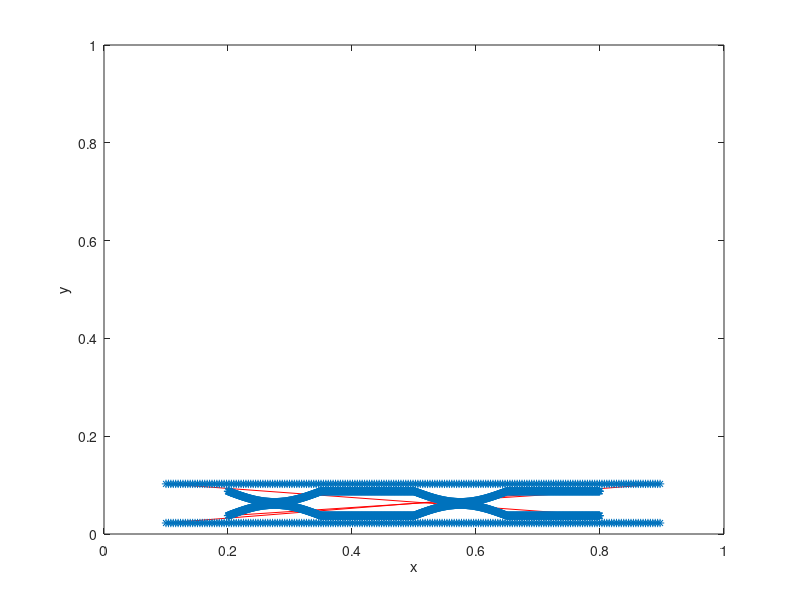

Here is the MATLAB script that generated this plot:
%-------------------------------------------------------------------------------------------------------------------%
%
% IB2d is an Immersed Boundary Code (IB) for solving fully coupled non-linear 
% 	fluid-structure interaction models. This version of the code is based off of
%	Peskin's Immersed Boundary Method Paper in Acta Numerica, 2002.
%
% Author: Nicholas A. Battista
% Email:  nickabattista@gmail.com
% Date Created: January 8th, 2018
% Institution: UNC-CH
%
% This code is capable of creating Lagrangian Structures using:
% 	1. Springs
% 	2. Beams (torsional springs, non-invariant beams)
% 	3. Target Points
%	4. Muscle-Model (combined Force-Length-Velocity model, "HIll+(Length-Tension)")
%
% One is able to update those Lagrangian Structure parameters, e.g., spring constants, resting lengths, etc
% 
% There are a number of built in Examples, mostly used for teaching purposes. 
% 
% If you would like us to add a specific muscle model, please let Nick (nickabattista@gmail.com) know.
%
%--------------------------------------------------------------------------------------------------------------------%

%%%%%%%%%%%%%%%%%%%%%%%%%%%%%%%%%%%%%%%%%%%%%%%%%%%%%%%%%%%%%%%%%%%%%%%%%%%%%%%%%%%%%%
%
% FUNCTION: creates the geometry and prints associated input files
%
%%%%%%%%%%%%%%%%%%%%%%%%%%%%%%%%%%%%%%%%%%%%%%%%%%%%%%%%%%%%%%%%%%%%%%%%%%%%%%%%%%%%%%

function Make_Your_Geometry_and_Input_Files()

%
% Grid Parameters (MAKE SURE MATCHES IN input2d !!!)
%
Nx =  1024;      % # of Eulerian Grid Pts. in x-Direction (MUST BE EVEN!!!)
Lx = 1.0;        % Length of Eulerian Grid in x-Direction
dx = Lx/Nx;      % Grid spatial resolution

Ny = 128;        % # of Eulerian Grid Pts. in y-Direction (MUST BE EVEN!!!)
Ly = 0.125;      % Length of Eulerian Grid in y-Direction

%
% Immersed Structure Geometric / Dynamic Parameters %
%
ds = 0.5*dx;                % Lagrangian Pt. Spacing (2x resolution of Eulerian grid)
struct_name = 'sea_spider'; % Name for .vertex, .spring, etc files. (must match what's in 'input2d')
legD = 0.08;                % leg diameter
gutD = 0.5*0.1;             % gut diameter

% Call function to construct geometry
[xLag,yLag,Ninfo] = give_Me_Immsersed_Boundary_Geometry(ds,Nx,Lx,legD,gutD);

% Call function to construct initial background concentration
[Concentration,~] = give_Me_Initial_Concentration(Lx,Ly,Nx,Ny,dx,legD,gutD);


% Plot Geometry to test
plot(xLag,yLag,'r-'); hold on;
plot(xLag,yLag,'*'); hold on;
xlabel('x'); ylabel('y');
axis([0 Lx 0 Lx]);

% Prints USEFUL INFO FOR UPDATE_SPRINGS to screen:
fprintf('\n\n USEFUL FOR UPDATE_SPRINGS: \n');
fprintf(' gutD: %d  (gut diameter)\n',gutD);
fprintf(' Ninfo(1): %d  (# of pts on top of gut)\n',Ninfo(1));
fprintf(' Ninfo(2): %d  (# of pts in gut)\n',Ninfo(2));
fprintf(' Ninfo(3): %d  (# of pts before bottom of gut)\n\n\n',Ninfo(3));

% Prints .vertex file!
print_Lagrangian_Vertices(xLag,yLag,struct_name);


% Prints .spring file!
k_Spring_Adj = 5e7;                   % Spring stiffness (adjacent lag. pts)
k_Spring_Across = 1e3;                % Spring stiffness (across)
ds_Adj = ds;                          % Spring resting length (adjacent)
ds_Across = legD;                     % Spring resting length (across)
print_Lagrangian_Springs(xLag,yLag,k_Spring_Adj,k_Spring_Across,ds_Adj,ds_Across,struct_name,Ninfo)


% Prints .beam (torsional spring) file !
%k_Beam = 1e8;               % Beam Stiffness (does not need to be equal for all beams)
%C = 0;                      % "Curvature" of initial configuration
%print_Lagrangian_Beams(xLag,yLag,k_Beam,C,struct_name,Ninfo);


% Prints .nonInv_beam (torsional spring) file !
k_Beam = 1e7;               % Beam Stiffness (does not need to be equal for all beams)
print_Lagrangian_nonInv_Beams(xLag,yLag,k_Beam,struct_name,Ninfo)


% Prints .target file!
k_Target = 1e6;
print_Lagrangian_Target_Pts(xLag,k_Target,struct_name,Ninfo);

% Prints .porous file!
alpha = 1e-4; 
print_Lagrangian_Porosity(xLag,alpha,struct_name,Ninfo)

% Prints .concentration file!
print_Concentration_Info(Nx,Ny,Concentration,struct_name);


%%%%%%%%%%%%%%%%%%%%%%%%%%%%%%%%%%%%%%%%%%%%%%%%%%%%%%%%%%%%%%%%%%%%%%%%
%
% FUNCTION: prints VERTEX points to a file called 'struct_name'.vertex
%
%%%%%%%%%%%%%%%%%%%%%%%%%%%%%%%%%%%%%%%%%%%%%%%%%%%%%%%%%%%%%%%%%%%%%%%%

function print_Lagrangian_Vertices(xLag,yLag,struct_name)

    N = length(xLag); % Total # of Lag. Pts

    vertex_fid = fopen([struct_name '.vertex'], 'w');

    fprintf(vertex_fid, '%d\n', N );

    %Loops over all Lagrangian Pts.
    for s = 1:N
        X_v = xLag(s);
        Y_v = yLag(s);
        fprintf(vertex_fid, '%1.16e %1.16e\n', X_v, Y_v);
    end

    fclose(vertex_fid);

    
%%%%%%%%%%%%%%%%%%%%%%%%%%%%%%%%%%%%%%%%%%%%%%%%%%%%%%%%%%%%%%%%%%%%%%%%
%
% FUNCTION: prints TARGET points to a file called 'struct_name'.target
%
%%%%%%%%%%%%%%%%%%%%%%%%%%%%%%%%%%%%%%%%%%%%%%%%%%%%%%%%%%%%%%%%%%%%%%%%

function print_Lagrangian_Target_Pts(xLag,k_Target,struct_name,Ninfo)

    % Ninfo(2): # of lag. pts. before leg (outer tube) geometry

    N = length(xLag)-Ninfo(2);

    target_fid = fopen([struct_name '.target'], 'w');

    fprintf(target_fid, '%d\n', N );

    % Hold ends of gut in place
    fprintf(target_fid, '%d %1.16e\n', 1, k_Target);
    fprintf(target_fid, '%d %1.16e\n', Ninfo(1), k_Target);
    fprintf(target_fid, '%d %1.16e\n', Ninfo(1)+1, k_Target);    
    fprintf(target_fid, '%d %1.16e\n', Ninfo(2), k_Target);

    
    %Loops over all Lagrangian Pts.
    for s = Ninfo(2)+1:length(xLag)
        fprintf(target_fid, '%d %1.16e\n', s, k_Target);
    end

    fclose(target_fid);   

%%%%%%%%%%%%%%%%%%%%%%%%%%%%%%%%%%%%%%%%%%%%%%%%%%%%%%%%%%%%%%%%%%%%%%%%
%
% FUNCTION: prints POROSITY points to a file called 'struct_name'.porous
%
%%%%%%%%%%%%%%%%%%%%%%%%%%%%%%%%%%%%%%%%%%%%%%%%%%%%%%%%%%%%%%%%%%%%%%%%

function print_Lagrangian_Porosity(xLag,alpha,struct_name,Ninfo)

    % Ninfo(2): # of lag. pts. before leg (outer tube) geometry

    N = length(xLag)-Ninfo(2);
    
    porous_fid = fopen([struct_name '.porous'], 'w');

    fprintf(porous_fid, '%d\n', N );

    %Loops over all Lagrangian Pts.
    for s = Ninfo(2)+1:length(xLag)
        if s == Ninfo(2)+1
            fprintf(porous_fid, '%d %1.16e %1.16e\n', s, alpha,-2);      
        elseif s == Ninfo(2)+2
            fprintf(porous_fid, '%d %1.16e %1.16e\n', s, alpha,-1);
        elseif s== Ninfo(3)-1
            fprintf(porous_fid, '%d %1.16e %1.16e\n', s, alpha,1);
        elseif s==Ninfo(3)
            fprintf(porous_fid, '%d %1.16e %1.16e\n', s, alpha,2);
        elseif s == Ninfo(3)+1
            fprintf(porous_fid, '%d %1.16e %1.16e\n', s, alpha,-2);      
        elseif s == Ninfo(3)+2
            fprintf(porous_fid, '%d %1.16e %1.16e\n', s, alpha,-1);
        elseif s== length(xLag)-1
            fprintf(porous_fid, '%d %1.16e %1.16e\n', s, alpha,1);
        elseif s== length(xLag)
            fprintf(porous_fid, '%d %1.16e %1.16e\n', s, alpha,2);
        else
            fprintf(porous_fid, '%d %1.16e %1.16e\n', s, alpha,0);
        end
    end

    fclose(porous_fid); 

%%%%%%%%%%%%%%%%%%%%%%%%%%%%%%%%%%%%%%%%%%%%%%%%%%%%%%%%%%%%%%%%%%%%%%%%
%
% FUNCTION: prints CONCENTRATION INFO to file called
%           'struct_name'.concentration
%
%%%%%%%%%%%%%%%%%%%%%%%%%%%%%%%%%%%%%%%%%%%%%%%%%%%%%%%%%%%%%%%%%%%%%%%%
    
function print_Concentration_Info(Nx,Ny,C,struct_name)

    con_fid = fopen([struct_name '.concentration'], 'w');

    for i=1:Ny
        for j=1:Nx
            fprintf(con_fid, '%1.16e ', C(i,j) );
        end
        fprintf(con_fid,'\n');
    end    
        
    
%%%%%%%%%%%%%%%%%%%%%%%%%%%%%%%%%%%%%%%%%%%%%%%%%%%%%%%%%%%%%%%%%%%%%%%%
%
% FUNCTION: prints SPRING points to a file called 'struct_name'.spring
%
%%%%%%%%%%%%%%%%%%%%%%%%%%%%%%%%%%%%%%%%%%%%%%%%%%%%%%%%%%%%%%%%%%%%%%%%

function print_Lagrangian_Springs(xLag,yLag,k_Spring_Adj,k_Spring_Across,ds_Adj,ds_Across,struct_name,Ninfo)

    N = Ninfo(2)-2 + Ninfo(1); % adjacent and then across

    spring_fid = fopen([struct_name '.spring'], 'w');

    fprintf(spring_fid, '%d\n', N );    % Print # of springs 

    %SPRINGS ACROSS GUT
    for s = 1:Ninfo(1)
        sTOP = s;
        sBOT = s+Ninfo(1);
        ds_Across = sqrt( (xLag(sTOP)-xLag(sBOT))^2 + (yLag(sTOP)-yLag(sBOT))^2 );
        if ( (s < 50) || ( s > Ninfo(1)-50) )
            fprintf(spring_fid, '%d %d %1.16e %1.16e\n', sTOP, sBOT, 1e-1, ds_Across);
        else
            fprintf(spring_fid, '%d %d %1.16e %1.16e\n', sTOP, sBOT, k_Spring_Across, ds_Across);
        end
    end
    
    
    %SPRINGS ADJACENT VERTICES (top)
    for s = 1:Ninfo(1)-1
        fprintf(spring_fid, '%d %d %1.16e %1.16e\n', s, s+1, k_Spring_Adj, ds_Adj);  
    end
    
    %SPRINGS ADJACENT VERTICES (bot)
    for s = Ninfo(1)+1:Ninfo(2)-1
        fprintf(spring_fid, '%d %d %1.16e %1.16e\n', s, s+1, k_Spring_Adj, ds_Adj);  
    end
    

    fclose(spring_fid);      

    
    
%%%%%%%%%%%%%%%%%%%%%%%%%%%%%%%%%%%%%%%%%%%%%%%%%%%%%%%%%%%%%%%%%%%%%%%%%%%%%%%%%%%%%
%
% FUNCTION: prints BEAM (Torsional Spring) points to a file called 'struct_name'.beam
%
%%%%%%%%%%%%%%%%%%%%%%%%%%%%%%%%%%%%%%%%%%%%%%%%%%%%%%%%%%%%%%%%%%%%%%%%%%%%%%%%%%%%%

function print_Lagrangian_Beams(xLag,yLag,k_Beam,C,struct_name,Ninfo)

    % k_Beam: beam stiffness
    % C: beam curvature
    
    N = Ninfo(2)-4; % among adjacent lag points

    beam_fid = fopen([struct_name '.beam'], 'w');

    fprintf(beam_fid, '%d\n', N );

    %spring_force = kappa_spring*ds/(ds^2);

    %BEAMS BETWEEN VERTICES (TOP)
    for s = 2:Ninfo(1)-1
        fprintf(beam_fid, '%d %d %d %1.16e %1.16e\n',s-1, s, s+1, k_Beam, C );  
    end
    
    %BEAMS BETWEEN VERTICES (BOT)
    for s = Ninfo(1)+2:Ninfo(2)-1
        fprintf(beam_fid, '%d %d %d %1.16e %1.16e\n',s-1, s, s+1, k_Beam, C );  
    end
    
   
    fclose(beam_fid); 
    
%%%%%%%%%%%%%%%%%%%%%%%%%%%%%%%%%%%%%%%%%%%%%%%%%%%%%%%%%%%%%%%%%%%%%%%%%%%%%%%%%%%%%
%
% FUNCTION: prints BEAM (NON-INVARIANT) points to a file called 'struct_name'.nonInv_beam
%
%%%%%%%%%%%%%%%%%%%%%%%%%%%%%%%%%%%%%%%%%%%%%%%%%%%%%%%%%%%%%%%%%%%%%%%%%%%%%%%%%%%%%

function print_Lagrangian_nonInv_Beams(xLag,yLag,k_Beam,struct_name,Ninfo)

    % k_Beam: beam stiffness
    % C: beam curvature
    
    N = Ninfo(2)-4; % among adjacent lag points

    beam_fid = fopen([struct_name '.nonInv_beam'], 'w');

    fprintf(beam_fid, '%d\n', N );

    %spring_force = kappa_spring*ds/(ds^2);

    %BEAMS BETWEEN VERTICES (TOP)
    for s = 2:Ninfo(1)-1
        fprintf(beam_fid, '%d %d %d %1.16e %1.16e %1.16e\n',s-1, s, s+1, k_Beam, 0, 0 );  
    end
    
    %BEAMS BETWEEN VERTICES (BOT)
    for s = Ninfo(1)+2:Ninfo(2)-1
        fprintf(beam_fid, '%d %d %d %1.16e %1.16e %1.16e\n',s-1, s, s+1, k_Beam, 0, 0 );  
    end
    
    fclose(beam_fid); 
    
        
    
%%%%%%%%%%%%%%%%%%%%%%%%%%%%%%%%%%%%%%%%%%%%%%%%%%%%%%%%%%%%%%%%%%%%%%%%
%
% FUNCTION: computes "curvature" of starting configuration
% 
% NOTE: not curvature in the traditional geometric sense, in the 'discrete'
% sense through cross product.
%
% NOTE: assumes a CLOSED structure
%
%%%%%%%%%%%%%%%%%%%%%%%%%%%%%%%%%%%%%%%%%%%%%%%%%%%%%%%%%%%%%%%%%%%%%%%%

function C = compute_Curvatures(xLag,yLag)

N = length(xLag);
C = zeros( N );

%Note: needs to be done same order as you print .beam file!
for i=1:N
   
   % Pts Xp -> Xq -> Xr (same as beam force calc.)
   
   if ( (i > 1) && (i < N) )
   
        Xp = xLag(i-1); Xq = xLag(i); Xr = xLag(i+1);
        Yp = yLag(i-1); Yq = yLag(i); Yr = yLag(i+1);
   
   elseif (i==1)
       
        Xp = xLag(N); Xq = xLag(i); Xr = xLag(i+1);
        Yp = yLag(N); Yq = yLag(i); Yr = yLag(i+1);
       
   elseif (i==N)
       
        Xp = xLag(N-1); Xq = xLag(N); Xr = xLag(1);
        Yp = yLag(N-1); Yq = yLag(N); Yr = yLag(1);
       
   end
       
   C(i) = (Xr-Xq)*(Yq-Yp) - (Yr-Yq)*(Xq-Xp); %Cross product btwn vectors
      
end
    
    
%%%%%%%%%%%%%%%%%%%%%%%%%%%%%%%%%%%%%%%%%%%%%%%%%%%%%%%%%%%%%%%%%%%%%%%%%
%
% FUNCTION: creates the Lagrangian structure geometry
%
%%%%%%%%%%%%%%%%%%%%%%%%%%%%%%%%%%%%%%%%%%%%%%%%%%%%%%%%%%%%%%%%%%%%%%%%%
 
function [xLag,yLag,Ninfo] = give_Me_Immsersed_Boundary_Geometry(ds,Nx,Lx,legD,gutD)
 
% ds:   Lagrangian pt. spacing
% Nx:   Eulerian grid resolution
% legD: leg (tube) diameter
% gutD: gut diameter

% GUT Useful Points
xTubeHor = 0.2*Lx:ds:0.8*Lx;
yTubeHor = 0.5*(1/8)*Lx*ones(1,length(xTubeHor));

%
% GUT (innter tube) Vertices
%
%yGutTop = yTubeHor+gutD/2;
%yGutTop(1:length(xTubeHor)/4) = -0.45*gutD*sin( pi*(xTubeHor(1:length(xTubeHor)/4) - 0.8)/(0.6/4) ) + yTubeHor(1)+gutD/2;
yGutTop = -0.45*gutD*sin( pi*(xTubeHor - 0.2)/(0.6/4) ) + yTubeHor(1)+gutD/2;
yGutBot =  0.45*gutD*sin( pi*(xTubeHor - 0.2)/(0.6/4) ) + yTubeHor(1)-gutD/2;

for i=1:length(yGutTop)
   
    if yGutTop(i)> yTubeHor(1)+gutD/2
        yGutTop(i) =  yTubeHor(1)+gutD/2;
    end
    
    if yGutBot(i) < yTubeHor(1)-gutD/2
        yGutBot(i) =  yTubeHor(1)-gutD/2;
    end
    
    
    
end

%yGutBot = yTubeHor-gutD/2;
%yGutBot(1:length(xTubeHor)/4) = 0.45*gutD*sin( pi*(xTubeHor(1:length(xTubeHor)/4) - 0.8)/(0.6/4) ) + yTubeHor(1)-gutD/2;

xGut = [xTubeHor xTubeHor];
yGut = [yGutTop yGutBot];


%
% LEG Useful Points
%
xTubeHor = 0.1*Lx:8*ds:0.9*Lx;
yTubeHor = 0.5*(1/8)*Lx*ones(1,length(xTubeHor));

%
% LEG (outer tube) Vertices
%
yLegTop = yTubeHor+legD/2;  %+ 0.0025*sin( pi*(xTubeHor - 0.8)/(0.8/16) );
yLegBot = yTubeHor-legD/2;  %- 0.0025*sin( pi*(xTubeHor - 0.8)/(0.8/16) );

%yTubeLeft = 0.5*(1/8)-legD/2+ds:ds:0.5*(1/8)+legD/2-ds;
%xTubeLeft = 0.2*Lx*ones(1,length(yTubeLeft));

% INCLUDING FOOT (left side)
%xLeg = [xTubeHor xTubeHor xTubeLeft];
%yLeg = [yLegTop  yLegBot  yTubeLeft];

% NOT INCLUDING FOOT (left side)
xLeg = [xTubeHor xTubeHor];
yLeg = [yLegTop  yLegBot ];

%
% Combine Geometries
% 
xLag = [xGut xLeg];
yLag = [yGut yLeg];

%
% Number of points info
%
Ninfo(1) = length(xGut)/2; % # pts along top of gut
Ninfo(2) = length(xGut);   % # pts before start of leg
Ninfo(3) = length(xGut)+length(xLeg)/2; % # of points before bottom of leg
% TESTING (i.e., PLOT IT, yo!)
%plot(xGut,yGut,'r*'); hold on
%plot(xLeg,yLeg,'b*'); hold on;
%axis([0 Lx 0 0.125*Lx]);
%pause();

%%%%%%%%%%%%%%%%%%%%%%%%%%%%%%%%%%%%%%%%%%%%%%%%%%%%%%%%%%%%%%%%%%%
%
% FUNCTION: gives initial concentration gradient inside channel
%
%%%%%%%%%%%%%%%%%%%%%%%%%%%%%%%%%%%%%%%%%%%%%%%%%%%%%%%%%%%%%%%%%%%

function [C,inds] = give_Me_Initial_Concentration(Lx,Ly,Nx,Ny,dx,legD,gutD)

%WHERE OUTER TUBE LIES
%xMin = 0.15; xMax = 0.45;
%yMin = 0.85; yMax = 1.15;

xMin = 0.2; xMax = 0.8;

yMid = Ly/2;
yMax = yMid + 1.02*legD/2;
yMin = yMid - 1.02*legD/2;

x = 0:dx:Lx;
y = 0:dx:Ly;

% FOR BOUSSINESQ
%inds = give_Me_Indices_To_Apply_Force(x,y,xMin,xMax,yMin,yMax);
inds = 0;

% initialize
C = zeros(Ny,Nx);

% put in higher concentration
for i=1:length(y)
    for j=1:length(x)
        yVal = y(i);
        xVal = x(j);
        
        if ( ( xVal >= xMin ) && ( xVal <= xMax) )
           
            yMax = 0.5*(1/8)*Lx + legD/2; %+ 0.0025*sin( pi*(xVal - 0.8)/(0.8/16) );
            yMin = 0.5*(1/8)*Lx - legD/2; %- 0.0025*sin( pi*(xVal - 0.8)/(0.8/16) );

            if yVal >= yMax
                C(i,j) = 1; 
            elseif yVal <= yMin
                C(i,j) = 1;
            end
            
           %if ( ( yVal >= yMax ) || ( yVal <= yMin) )
           %     C(i,j) = 1;
           %end
        end
        
    end
end
